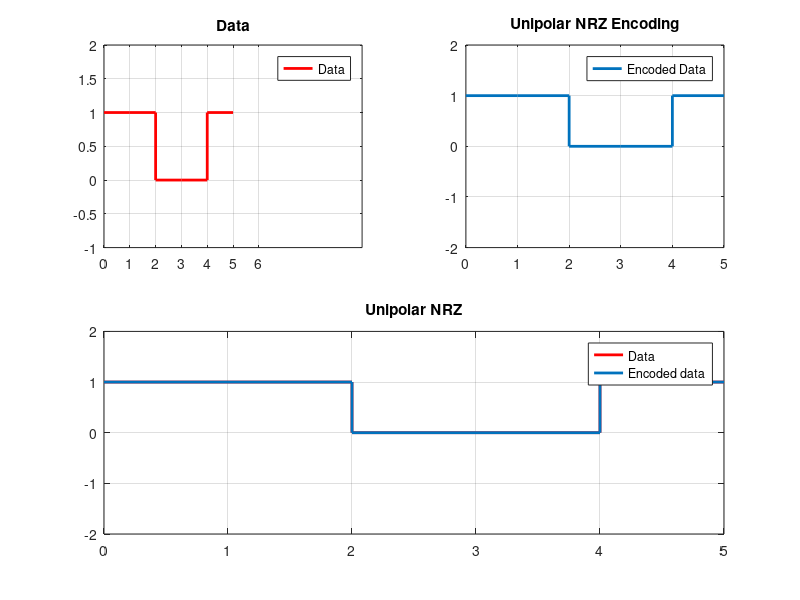
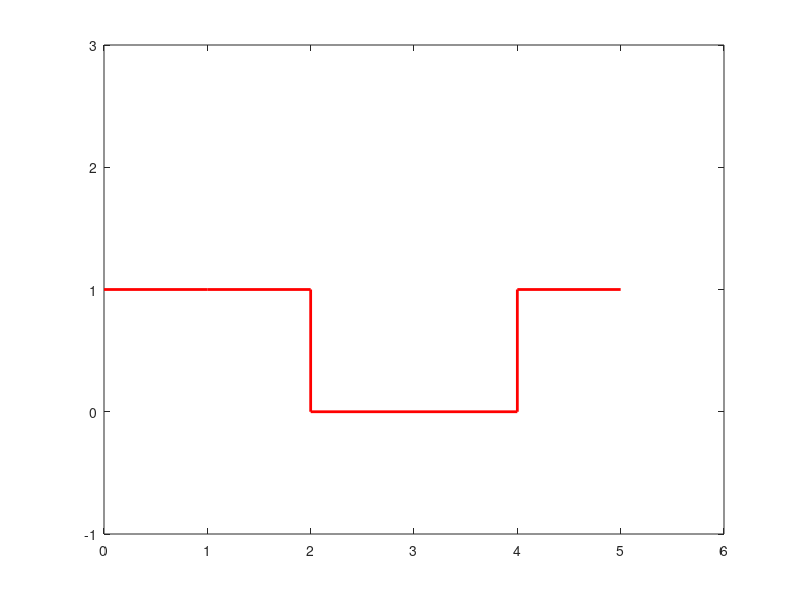

The MATLAB source for these figures, in order:
data = [1 1 0 0 1];
n = length(data);

a2=[];
b2 = data(1:length(data))

a2(1:length(data)) = b2;
a2(n+1) = a2(n);

xs=0:length(a2)-1


x = [];
y = [];

for i=1:n
    x=[x i-1 i];
    if(data(i)==0)
        y=[y 0 0];
    else
        y=[y 1 1];
    end
end

subplot(2,2,1);
stairs(xs,a2,'r', 'linewidth', 2);
title('Data')
axis([0 length(y) -1 2])
xticks(0:1:length(a2))
legend("Data")
grid on

subplot(2,2,2);
plot(x,y, 'linewidth', 2);
axis([0,n,-2,2]);
title('Unipolar NRZ');
legend('data', 'Encoded data');
title('Unipolar NRZ Encoding')
legend("Encoded Data")
grid on


subplot(2,2,[3,4]);
stairs(xs,a2,'r','linewidth', 2);
hold on;

plot(x,y, 'linewidth', 2)
axis([0,n,-2,2]);
title('Unipolar NRZ');
legend('Data', 'Encoded data');
hold off
grid on;

%Decode
d = [];

for i=1:2:length(y)
  disp(i);
  if(y(i)==0)
    d=[d 0];
  else
    d=[d 1];
  end
end  
disp(d);
%d2=[];
%v2 = d(1:length(d))

%d2(1:length(d)) = v2;
%d2(5) = d2(4);
d(length(d)+1) = d(length(d));

%d(1) = d(2); 
xq=0:length(d)-1
figure(2)
stairs(xq,d,'r','linewidth',2)
axis([0, length(d), -1, 3]) 
%disp(data);

